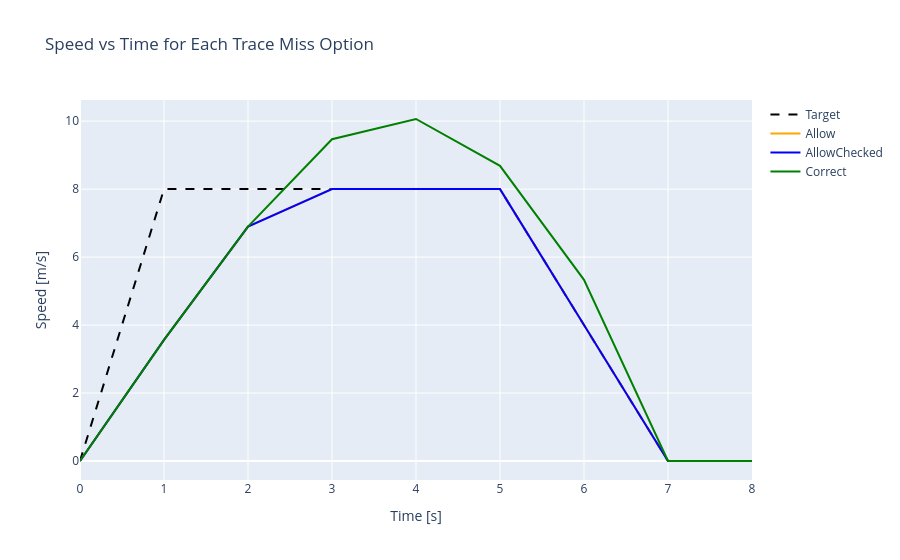

Notebook source saved alongside this figure:
### Markdown cell above
## Comparing Results

Compare the target cycle against the achieved speed with each option:

### Code cell
fig = go.Figure()

# Get target distance from cycle (convert time/speed to distance)
cyc_dict_py = cyc.to_pydict()
cyc_time = np.array(cyc_dict_py["time_seconds"])
cyc_speed = np.array(cyc_dict_py["speed_meters_per_second"])
cyc_dist = np.cumsum(cyc_speed * np.diff(cyc_time, prepend=cyc_time[0]))

# Target cycle
fig.add_trace(go.Scatter(
    x=cyc_time, y=cyc_speed,
    name="Target", mode="lines",
    line={"dash": "dash", "width": 2, "color": "black"}
))

# Allow (permissive)
fig.add_trace(go.Scatter(
    x=df_allow["cyc.time_seconds"],
    y=df_allow["veh.history.speed_ach_meters_per_second"],
    name="Allow", mode="lines",
    line={"color": "orange"}
))

# AllowChecked (with tolerances)
fig.add_trace(go.Scatter(
    x=df_checked["cyc.time_seconds"],
    y=df_checked["veh.history.speed_ach_meters_per_second"],
    name="AllowChecked", mode="lines",
    line={"color": "blue"}
))

# Correct (adaptive)
fig.add_trace(go.Scatter(
    x=df_correct["cyc.time_seconds"],
    y=df_correct["veh.history.speed_ach_meters_per_second"],
    name="Correct", mode="lines",
    line={"color": "green"}
))

fig.update_layout(
    title="Speed vs Time for Each Trace Miss Option",
    xaxis_title="Time [s]",
    yaxis_title="Speed [m/s]",
    hovermode="x unified",
)

fig.show()

### Figure 1 — Plotly figure (JSON) as saved in the notebook; plotly's stock layout.template omitted (floating-point values rounded to 4 significant figures)
{"data": [{"line": {"color": "black", "dash": "dash", "width": 2}, "mode": "lines", "name": "Target", "type": "scatter", "x": [0.0, 1.0, 2.0, 3.0, 4.0, 5.0, 6.0, 7.0, 8.0], "y": [0.0, 8.0, 8.0, 8.0, 8.0, 8.0, 4.0, 0.0, 0.0]}, {"line": {"color": "orange"}, "mode": "lines", "name": "Allow", "type": "scatter", "x": [0.0, 1.0, 2.0, 3.0, 4.0, 5.0, 6.0, 7.0, 8.0], "y": [0.0, 3.562, 6.895, 8.0, 8.0, 8.0, 4.0, 0.0, 0.0]}, {"line": {"color": "blue"}, "mode": "lines", "name": "AllowChecked", "type": "scatter", "x": [0.0, 1.0, 2.0, 3.0, 4.0, 5.0, 6.0, 7.0, 8.0], "y": [0.0, 3.562, 6.895, 8.0, 8.0, 8.0, 4.0, 0.0, 0.0]}, {"line": {"color": "green"}, "mode": "lines", "name": "Correct", "type": "scatter", "x": [0.0, 1.0, 2.0, 3.0, 4.0, 5.0, 6.0, 7.0, 8.0], "y": [0.0, 3.562, 6.895, 9.467, 10.06, 8.684, 5.33, 0.0, 0.0]}], "layout": {"hovermode": "x unified", "title": {"text": "Speed vs Time for Each Trace Miss Option"}, "xaxis": {"title": {"text": "Time [s]"}}, "yaxis": {"title": {"text": "Speed [m/s]"}}}}
